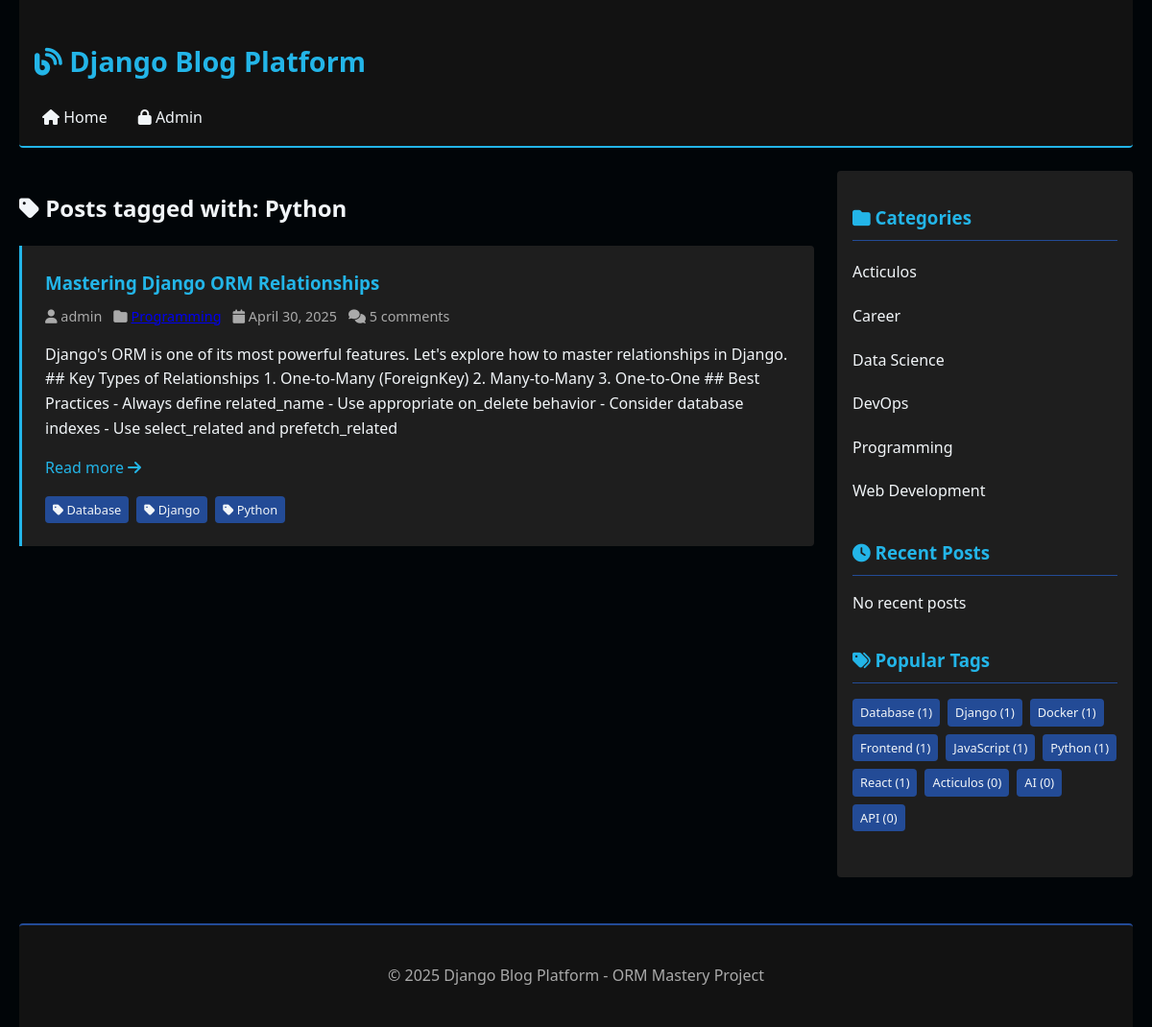
Screenshot of /tag/python/ with the database file from the repository.
### blog/models.py (models this page shows, shortened)
class Tag(models.Model):
    name = models.CharField(max_length=50)
    slug = models.SlugField(unique=True)
    class Meta:
        ordering = ['name']

class Post(models.Model):
    STATUS_CHOICES = (
        ('draft', 'Draft'),
        ('published', 'Published'),
    )
    title = models.CharField(max_length=200)
    slug = models.SlugField(unique=True, max_length=200)
    content = models.TextField()
    featured_image = models.ImageField(upload_to='posts/', blank=True)
    created_at = models.DateTimeField(auto_now_add=True)
    updated_at = models.DateTimeField(auto_now=True)
    published_at = models.DateTimeField(null=True, blank=True)
    status = models.CharField(max_length=10, choices=STATUS_CHOICES, default='draft')
    author = models.ForeignKey(User, on_delete=models.CASCADE, related_name='posts')
    category = models.ForeignKey(Category, on_delete=models.CASCADE, related_name='posts')
    tags = models.ManyToManyField(Tag, related_name='posts', blank=True)
    objects = models.Manager()  # Default manager
    blog_objects = PostManager()  # Custom manager
    class Meta:
        ordering = ['-created_at']
        indexes = [
            models.Index(fields=['-created_at']),
        ]

class Category(models.Model):
    name = models.CharField(max_length=100)
    slug = models.SlugField(unique=True)
    description = models.TextField(blank=True)
    class Meta:
        verbose_name_plural = "categories"
        ordering = ['name']

### blog/views.py (the view)
# urls.py: path('tag/<slug:slug>/', views.TagPostListView.as_view(), name='tag_detail'),
class TagPostListView(ListView):
    model = Post
    template_name = 'blog/tag_posts.html'
    context_object_name = 'posts'
    paginate_by = 5
    def get_queryset(self):
        self.tag = Tag.objects.get(slug=self.kwargs['slug'])
        return Post.blog_objects.by_tag(self.tag.slug)
    def get_context_data(self, **kwargs):
        context = super().get_context_data(**kwargs)
        context['tag'] = self.tag
        context['categories'] = Category.objects.all()
        context['tags'] = Tag.objects.annotate(
            posts_count=Count('posts')
        ).order_by('-posts_count')[:10]
        return context

### blog/managers.py (called while the page is built)
    def published(self):
        return self.filter(
            status='published',
            published_at__lte=timezone.now()
        )

    def by_tag(self, tag_slug):
        return self.published().filter(tags__slug=tag_slug).distinct()

### blog/templates/blog/tag_posts.html (shortened to what this page needs)
{% extends "blog/base.html" %}
{% block content %}
    <h2><i class="fas fa-tag"></i> Posts tagged with: {{ tag.name }}</h2>
    {% for post in posts %}
        <article class="post">
            <h3 class="post__title">
                <a href="{% url 'blog:post_detail' post.slug %}" class="post__link">{{ post.title }}</a>
            </h3>
            <div class="post__meta">
                <span><i class="fas fa-user"></i> {{ post.author.username }}</span>
                <span><i class="fas fa-folder"></i> <a href="{% url 'blog:category_detail' post.category.slug %}">{{ post.category.name }}</a></span>
                <span><i class="fas fa-calendar"></i> {{ post.created_at|date:"F j, Y" }}</span>
                <span><i class="fas fa-comments"></i> {{ post.comments.count }} comments</span>
            </div>
            <div class="post__content">
                {{ post.content|truncatewords:50|linebreaks }}
                <a href="{% url 'blog:post_detail' post.slug %}" class="post__link">Read more <i class="fas fa-arrow-right"></i></a>
            </div>
            {% if post.tags.all %}
                <div class="post__tags">
                    {% for tag in post.tags.all %}
                        <a href="{% url 'blog:tag_detail' tag.slug %}" class="tag">
                            <i class="fas fa-tag"></i> {{ tag.name }}
                        </a>
                    {% endfor %}
                </div>
            {% endif %}
        </article>
    {% empty %}
        <div class="post">
            <p><i class="fas fa-info-circle"></i> No posts available with this tag yet.</p>
        </div>
    {% endfor %}
{% endblock %}

### blog/templates/blog/base.html (shortened to what this page needs)
<!DOCTYPE html>
<html lang="en">
<head>
    <link rel="stylesheet" href="https://cdnjs.cloudflare.com/ajax/libs/font-awesome/6.4.0/css/all.min.css">
    <link rel="stylesheet" href="/static/css/style.css">
</head>
<body>
    <header class="header">
        <h1><a href="{% url 'blog:post_list' %}" class="header__title">
            <i class="fas fa-blog"></i> Django Blog Platform
        </a></h1>
        <nav class="header__nav">
            <ul class="header__nav-list">
                <li><a href="{% url 'blog:post_list' %}" class="header__nav-link">
                    <i class="fas fa-home"></i> Home
                </a></li>
                <li><a href="{% url 'admin:index' %}" class="header__nav-link">
                    <i class="fas fa-lock"></i> Admin
                </a></li>
            </ul>
        </nav>
    </header>
    <div class="layout">
        <main class="layout__main">
            {% block content %}{% endblock %}
        </main>
        <aside class="layout__sidebar">
            <section class="sidebar__section">
                <h3 class="sidebar__title">
                    <i class="fas fa-folder"></i> Categories
                </h3>
                <ul class="sidebar__list">
                    {% for category in categories %}
                        <li class="sidebar__item">
                            <a href="{% url 'blog:category_detail' category.slug %}" class="sidebar__link">
                                {{ category.name }} {% if category.posts_count %}({{ category.posts_count }}){% endif %}
                            </a>
                        </li>
                    {% empty %}
                        <li class="sidebar__item">No categories available</li>
                    {% endfor %}
                </ul>
            </section>
            <section class="sidebar__section">
                <h3 class="sidebar__title">
                    <i class="fas fa-clock"></i> Recent Posts
                </h3>
                <ul class="sidebar__list">
                    {% for post in recent_posts %}
                        <li class="sidebar__item">
                            <a href="{% url 'blog:post_detail' post.slug %}" class="sidebar__link">
                                {{ post.title }}
                            </a>
                        </li>
                    {% empty %}
                        <li class="sidebar__item">No recent posts</li>
                    {% endfor %}
                </ul>
            </section>
            <section class="sidebar__section">
                <h3 class="sidebar__title">
                    <i class="fas fa-tags"></i> Popular Tags
                </h3>
                <div class="post__tags">
                    {% for tag in tags %}
                        <a href="{% url 'blog:tag_detail' tag.slug %}" class="tag">
                            {{ tag.name }} ({{ tag.posts_count }})
                        </a>
                    {% empty %}
                        <p>No tags available</p>
                    {% endfor %}
                </div>
            </section>
        </aside>
    </div>
    <footer class="footer">
        <p>&copy; {% now "Y" %} Django Blog Platform - ORM Mastery Project</p>
    </footer>
</body>
</html>

### static/css/style.css (style rules this page uses)
:root { --color-primary: #23B5E8; --color-secondary: #234B96; --color-success: #23B58B; --color-warning: #E8B523; --color-danger: #E23B58; --color-black: #010508; --color-white: #F1F5F8; }
body { font-family: 'Segoe UI', Tahoma, Geneva, Verdana, sans-serif; line-height: 1.6; color: var(--color-white); background-color: var(--color-black); max-width: 1200px; margin: 0 auto; padding: 0 20px; }
.header { background-color: #121212; padding: 1rem; margin-bottom: 1.5rem; border-bottom: 2px solid var(--color-primary); border-radius: 0 0 4px 4px; }
.header__title { color: var(--color-primary); text-decoration: none; font-size: 1.8rem; }
.header__nav { margin-top: 0.5rem; }
.header__nav-list { display: flex; list-style: none; padding: 0; margin: 0; gap: 1rem; }
.header__nav-link { color: var(--color-white); text-decoration: none; padding: 0.5rem; border-radius: 4px; transition: all 0.3s ease; }
.layout { display: flex; flex-wrap: wrap; gap: 1.5rem; }
.layout__main { flex: 3; min-width: 60%; }
.layout__sidebar { flex: 1; min-width: 250px; background-color: #1E1E1E; padding: 1rem; border-radius: 4px; align-self: flex-start; }
.post { background-color: #1E1E1E; border-left: 3px solid var(--color-primary); padding: 1.5rem; margin-bottom: 1.5rem; border-radius: 0 4px 4px 0; transition: transform 0.3s ease, box-shadow 0.3s ease; }
.post__title { color: var(--color-primary); margin-top: 0; margin-bottom: 0.5rem; }
.post__link { color: var(--color-primary); text-decoration: none; }
.post__meta { color: #AAAAAA; font-size: 0.9rem; margin-bottom: 1rem; display: flex; flex-wrap: wrap; gap: 0.75rem; }
.post__content { margin-top: 1rem; }
.post__tags { margin-top: 1rem; display: flex; flex-wrap: wrap; gap: 0.5rem; }
.tag { background-color: var(--color-secondary); color: var(--color-white); padding: 0.25rem 0.5rem; border-radius: 4px; font-size: 0.8rem; text-decoration: none; transition: all 0.3s ease; }
.sidebar__section { margin-bottom: 2rem; }
.sidebar__title { color: var(--color-primary); border-bottom: 1px solid var(--color-secondary); padding-bottom: 0.5rem; margin-bottom: 1rem; }
.sidebar__list { list-style: none; padding: 0; }
.sidebar__item { margin-bottom: 0.75rem; }
.sidebar__link { color: var(--color-white); text-decoration: none; padding: 0.25rem 0; display: block; transition: all 0.3s ease; }
.footer { background-color: #121212; color: #AAAAAA; padding: 1.5rem; margin-top: 3rem; text-align: center; border-top: 2px solid var(--color-secondary); border-radius: 4px 4px 0 0; }

### rows the page displays
Tag: name "Python", posts_count "1"
Post: title "Mastering Django ORM Relationships", author.username "admin", created_at "April 30, 2025", comments.count "5", content "Django's ORM is one of its most powerful features. Let's explore how to master relationships in Django. ## Key Types of Relationships 1. One-to-Many (ForeignKey) 2. Many-to-Many 3. One-to-One ## Best Practices - Always define related_name - Use appropriate on_delete behavior - Consider database indexes - Use select_related and prefetch_related"
Tag: name "Database", posts_count "1"
Tag: name "Django", posts_count "1"
Category: name "Acticulos"
Category: name "Career"
Category: name "Data Science"
Category: name "DevOps"
Category: name "Programming"
Category: name "Web Development"
Tag: name "Docker", posts_count "1"
Tag: name "Frontend", posts_count "1"
Tag: name "JavaScript", posts_count "1"
Tag: name "React", posts_count "1"
Tag: name "Acticulos", posts_count "0"
Tag: name "AI", posts_count "0"
Tag: name "API", posts_count "0"
